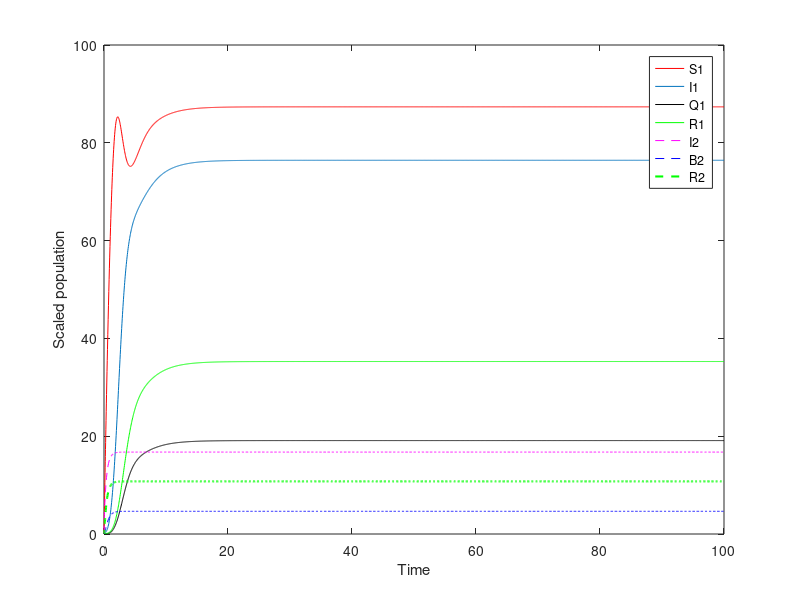

Source code (MATLAB):
function Duimensional 
    tmax=100;
    %initial = [0.2 0.2 0.02 0.1 0.1 0.1 0.1];  % initial population
    initial = [0.2 0.2 0.02 0.1 0.1 0.1 0.1];
    [t1,y] = ode45(@simulation,[0 tmax],initial);
    t=t1;
   plot(t,y(:,1),'r',t,y(:,2),'',t,y(:,3),'k',t,y(:,4),'g',t,y(:,5),'--m',t,y(:,6),'--b',t,y(:,7),'--g','LineWidth',1.5);
    xlabel('Time');
    ylabel('Scaled population');
    legend('S1','I1','Q1','R1','I2','B2','R2');
    function dy= simulation(t,y)
    m1=0;                                                                           %antivirus and firewall security coefficient
    m2=0;
    dy=zeros(7,1);
    b=75;
      d1=0.3;                                             % d1,d3: natural death rate of non-infected nodes;
    d3=2;
    beta1 =2.5; beta2 = 0.6 ;eta =0.4 ;mu = 0.3;alpha = 1.0;         %parameters for targetted class
    d2 = 0.4; lambda = 0.8;
    b1=75; 
    theta = 10; eta1 = 7.5;          %parameters for attacker class
    d4 = 2.5; gamma = 0.75; delta = 0.9;
    %Basic Reproduction number
    R=beta1/(d2+eta+mu)
    %equation
    dy(1)= b-d1*y(1)+alpha*y(4)- beta1*exp(-m1*y(2)/(y(1)+y(2)+y(3)+y(4)))*y(1)*y(2)/(y(1)+y(2)+y(3)+y(4))- beta2*exp(-m2*y(6)/(y(5)+y(6)+y(7)))*y(1)*y(6)/(y(5)+y(6)+y(7)) ;
    dy(2)= beta1*exp(-m1*y(2)/(y(1)+y(2)+y(3)+y(4)))*y(1)*y(2)/(y(1)+y(2)+y(3)+y(4))+ beta2*exp(-m2*y(6)/(y(5)+y(6)+y(7)))*y(1)*y(6)/(y(5)+y(6)+y(7))- d2*y(2)-mu*y(2)-eta*y(2) ;
    dy(3)= mu*y(2)-d2*y(3)-lambda*y(3);
    dy(4)= eta*y(2)-alpha*y(4)-d1*y(4)+lambda*y(3) ;
    dy(5)= b1-d4*y(5)-delta*y(5)+theta*y(7)-eta1*y(5) ;
    dy(6)= delta*y(5)-d4*y(6)-gamma*y(6);
    dy(7)= gamma*y(6)-d3*y(7)-theta*y(7)+eta1*y(5);
end
end